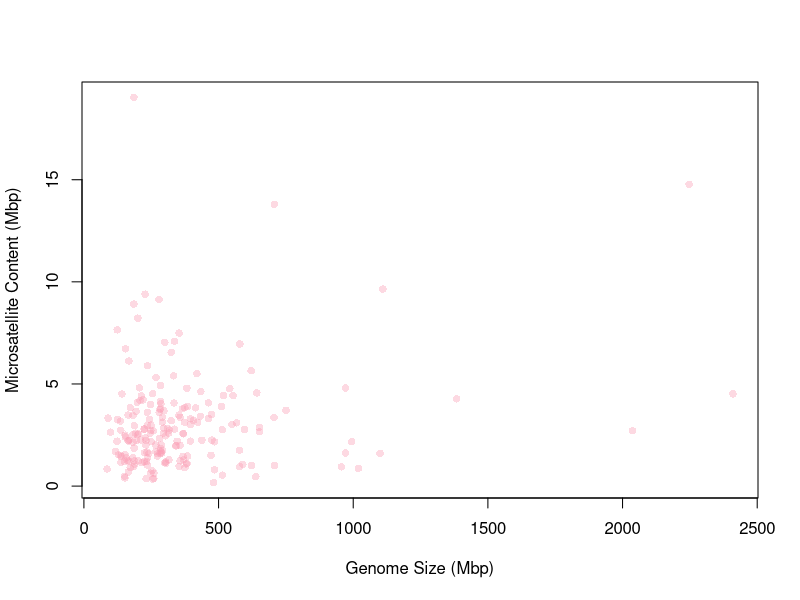

R code for this plot:
#load in data
results <- read.csv("../../results/gsz.content.csv")
str <-read.csv("../../data/str.content.csv")

#put gsz and microsatellite data into different units
str$all/1000000 -> msat

#plot the microsatellite content and genome size
plot(msat~str$gsz,
     ylab = "Microsatellite Content (Mbp)",
     xlab = "Genome Size (Mbp)",
     pch = 16,
     col = rgb(250, 159, 181, 100,
               maxColorValue = 255))
lines(x=c(0,2500), lty=2,
      y=c(mean(results$intercept)/1000000,
          (mean(results$beta.content)*2500 + mean(results$intercept))/1000000))
#save as pdf 4.3" x 4.3"
